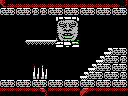

Below is a game level as drawn by its tile map, then a one-line description and the .tmx file that defines it, in full:
An orthogonal 16x12 tile map with 8x8 px tiles, 1 tile layer (Tile Layer 1) and 6 objects (2x item, big-item, breakable-down, door-down, 4x4-item).

<map version="1.0" orientation="orthogonal" renderorder="right-down" width="16" height="12" tilewidth="8" tileheight="8" nextobjectid="9">
 <properties>
  <property name="left" value="hole" />
  <property name="right" value="half-hole" />
 </properties>
 <tileset firstgid="1" name="tiles" tilewidth="8" tileheight="8" tilecount="256" columns="16">
  <image source="tiles.png" width="128" height="128" />
 </tileset>
 <layer name="Tile Layer 1" width="16" height="12">
  <data encoding="csv">
122,252,252,252,252,252,252,252,252,252,252,252,252,252,252,124,
103,104,103,104,165,165,103,104,103,104,103,104,103,104,103,104,
1,1,1,1,1,1,1,250,194,195,1,1,1,1,1,1,
1,1,1,1,1,1,1,209,210,211,1,1,1,1,1,1,
1,1,1,1,1,1,1,225,226,227,1,1,1,1,1,1,
1,1,1,172,246,246,246,241,242,243,1,1,1,1,1,1,
1,1,1,1,1,1,1,1,1,1,1,1,1,157,103,104,
1,1,1,1,1,1,1,1,1,1,1,1,157,103,104,165,
1,1,1,1,253,131,1,1,1,1,1,157,103,104,103,104,
1,1,1,1,133,134,1,1,1,1,157,103,104,103,104,165,
103,104,103,104,103,104,103,104,103,104,103,104,103,104,103,104,
254,254,254,254,254,119,254,254,254,254,117,254,254,254,254,254
</data>
 </layer>
 <objectgroup name="objects">
  <object id="1" type="item" x="8" y="64" width="16" height="16" />
  <object id="2" type="big-item" x="0" y="56" width="32" height="24" />
  <object id="3" type="breakable-down" x="48" y="80" width="32" height="16" />
  <object id="6" type="door-down" x="48" y="80" width="32" height="16" />
  <object id="7" type="4x4-item" x="0" y="48" width="32" height="32" />
  <object id="8" type="item" x="32" y="24" width="16" height="16" />
 </objectgroup>
</map>
